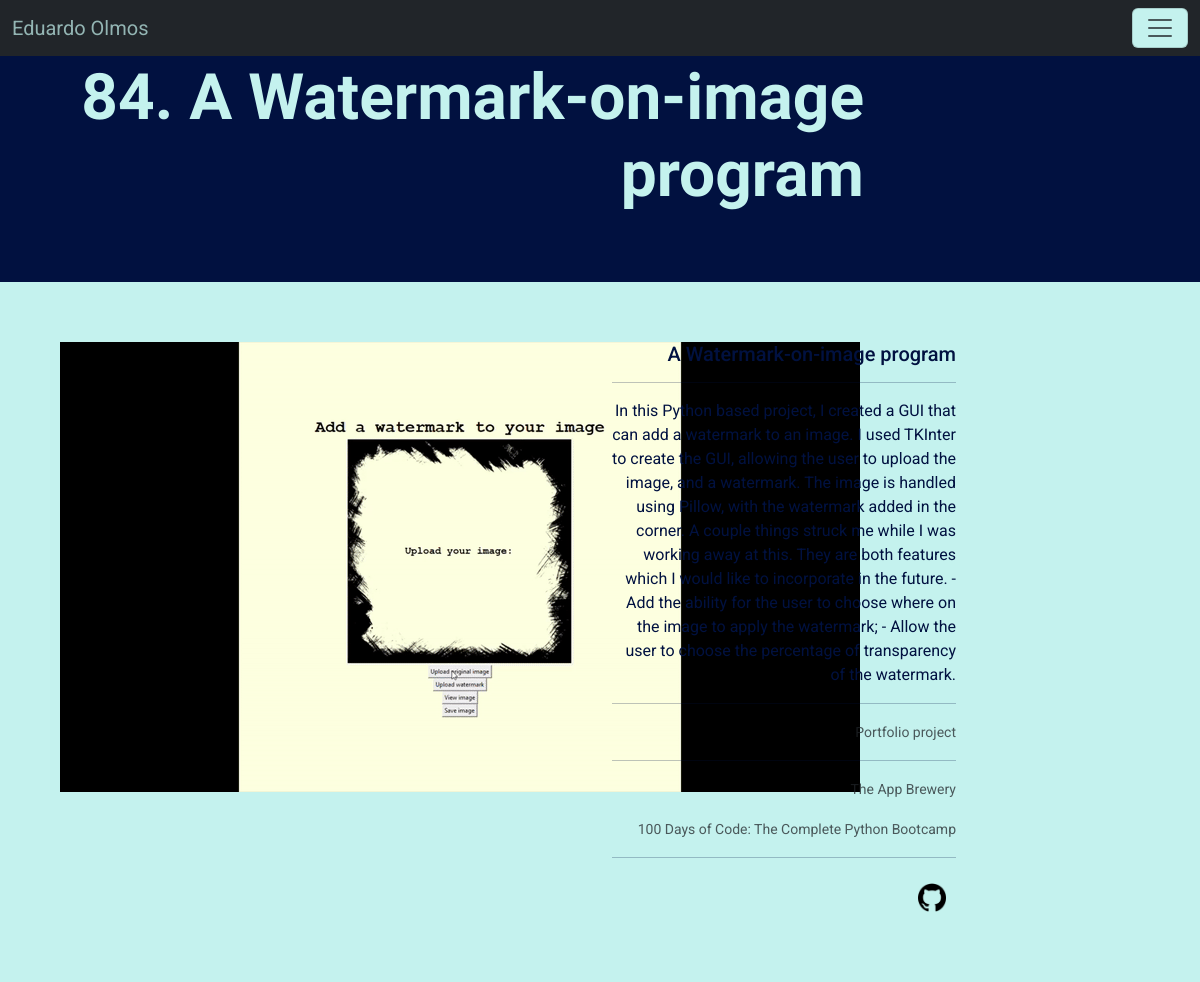
The app's page /portfolio/4 with its own data.
### main.py (models this page shows, shortened)
class Portfolio(db.Model):
    __tablename__ = "portfolio"
    id = db.Column(db.Integer, primary_key=True)
    name = db.Column(db.String(250), unique=True, nullable=False)
    number = db.Column(db.Integer, unique=True, nullable=False)
    level = db.Column(db.String(250), nullable=False)
    description = db.Column(db.String(250), unique=True, nullable=False)
    github = db.Column(db.String(250), unique=True, nullable=False)
    focus = db.Column(db.String(250))
    c_name = db.Column(db.String(250))
    c_provider = db.Column(db.String(250), nullable=False)
    image_paths = db.Column(db.String(250), nullable=False)
    gif_paths = db.Column(db.String(250))
    misc = db.Column(db.String(500))

### main.py (the view)
@app.route("/portfolio/<int:project>", methods=["POST", "GET"])
def projects(project):
    requested_project = Portfolio.query.get(project)
    return render_template("project-template.html",
                           project=requested_project,
                           year=year
                           )

### templates/project-template.html (shortened to what this page needs)
{% include "nav_menu.html" %}
<body>
    <section id="project-template-header">
        <div class="row">
            <div class="col-9">
                <h1>{{ project.number }}. {{ project.name }}</h1>
            </div>
        </div>
    </section>
    <section id="project-template-body">
        <div class="row">
            <div class="col-12 col-lg-6">
                <div class="project-image-container">
                    <img src="{{ url_for('static', filename='/images/projects/' ~ project.number ~ '/gifs/1.gif') }}">
                </div>
            </div>
            <div class="col-12 col-lg-4">
                <h5 class="card-title">{{ project.name }}</h5>
                <hr>
                <p class="card-text">{{ project.description }}</p>
                <hr>
                <p class="card-text"><small class="text-muted">{{ project.level }} project</small></p>
                <hr>
                <p class="card-text"><small class="text-muted">{{ project.c_provider }}</small></p>
                <p class="card-text"><small class="text-muted">{{ project.c_name }}</small></p>
                <hr>
                <a class="icon-image" aria-current="page" href="{{ project.github }}">
                    <img class="icon-images" src="{{ url_for('static', filename='/img/github.png') }}">
                </a>
            </div>
        </div>
    </section>
</body>

### static/css/styles.css (style rules this page uses)
body { font-family: 'Roboto', sans-serif; }
h1 { font-family: 'Hind Siliguri', sans-serif; font-size: 400%; font-weight: 700; }
a { color: #ACCAF2; text-decoration: none; transition: 1s; opacity: 0.3 transition-timing-function: ease-in-out; }
p { font-weight: 400; }
.icon-images { width: 3rem; padding: 20%; }
.icon-image { display: inline-block; }
#project-template-header { background-color: #011140; color: #C4F2EE; padding: 5%; text-align: right; }
#project-template-body { color: #011140; background-color: #C4F2EE; padding: 5%; text-align: right; }

### records on screen
Portfolio: number "84", name "A Watermark-on-image program", description "In this Python based project, I created a GUI that can add a watermark to an image. I used TKInter to create the GUI, allowing the user to upload the image, and a watermark. The image is handled using Pillow, with the watermark added in the corner. A couple things struck me while I was working away at this. They are both features which I would like to incorporate in the future. - Add the ability for the user to choose where on the image to apply the watermark; - Allow the user to choose the percentage of transparency of the watermark.", level "Portfolio", c_provider "The App Brewery", c_name "100 Days of Code: The Complete Python Bootcamp"
